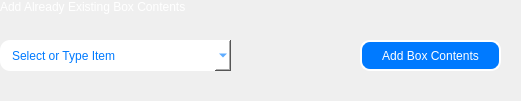
     <widget class="QFrame" name="frame_AddBox">
      <property name="geometry">
       <rect>
        <x>20</x>
        <y>160</y>
        <width>521</width>
        <height>101</height>
       </rect>
      </property>
      <property name="styleSheet">
       <string notr="true">font: 13pt &quot;Helvetica Neue&quot;;
border-radius:0px;</string>
      </property>
      <property name="frameShape">
       <enum>QFrame::StyledPanel</enum>
      </property>
      <property name="frameShadow">
       <enum>QFrame::Raised</enum>
      </property>
      <widget class="QPushButton" name="pushButton_AddContents">
       <property name="geometry">
        <rect>
         <x>360</x>
         <y>40</y>
         <width>141</width>
         <height>31</height>
        </rect>
       </property>
       <property name="palette">
        <palette>
         <active>
          <colorrole role="WindowText">
           <brush brushstyle="SolidPattern">
            <color alpha="255">
             <red>255</red>
             <green>255</green>
             <blue>255</blue>
            </color>
           </brush>
          </colorrole>
          <colorrole role="Button">
           <brush brushstyle="SolidPattern">
            <color alpha="255">
             <red>0</red>
             <green>122</green>
             <blue>255</blue>
            </color>
           </brush>
          </colorrole>
          <colorrole role="Text">
           <brush brushstyle="SolidPattern">
            <color alpha="255">
             <red>255</red>
             <green>255</green>
             <blue>255</blue>
            </color>
           </brush>
          </colorrole>
          <colorrole role="ButtonText">
           <brush brushstyle="SolidPattern">
            <color alpha="255">
             <red>255</red>
             <green>255</green>
             <blue>255</blue>
            </color>
           </brush>
          </colorrole>
          <colorrole role="Base">
           <brush brushstyle="SolidPattern">
            <color alpha="255">
             <red>0</red>
             <green>122</green>
             <blue>255</blue>
            </color>
           </brush>
          </colorrole>
          <colorrole role="Window">
           <brush brushstyle="SolidPattern">
            <color alpha="255">
             <red>0</red>
             <green>122</green>
             <blue>255</blue>
            </color>
           </brush>
          </colorrole>
          <colorrole role="PlaceholderText">
           <brush brushstyle="SolidPattern">
            <color alpha="128">
             <red>255</red>
             <green>255</green>
             <blue>255</blue>
            </color>
           </brush>
          </colorrole>
         </active>
         <inactive>
          <colorrole role="WindowText">
           <brush brushstyle="SolidPattern">
            <color alpha="255">
             <red>255</red>
             <green>255</green>
             <blue>255</blue>
            </color>
           </brush>
          </colorrole>
          <colorrole role="Button">
           <brush brushstyle="SolidPattern">
            <color alpha="255">
             <red>0</red>
             <green>122</green>
             <blue>255</blue>
            </color>
           </brush>
          </colorrole>
          <colorrole role="Text">
           <brush brushstyle="SolidPattern">
            <color alpha="255">
             <red>255</red>
             <green>255</green>
             <blue>255</blue>
            </color>
           </brush>
          </colorrole>
          <colorrole role="ButtonText">
           <brush brushstyle="SolidPattern">
            <color alpha="255">
             <red>255</red>
             <green>255</green>
             <blue>255</blue>
            </color>
           </brush>
          </colorrole>
          <colorrole role="Base">
           <brush brushstyle="SolidPattern">
            <color alpha="255">
             <red>0</red>
             <green>122</green>
             <blue>255</blue>
            </color>
           </brush>
          </colorrole>
          <colorrole role="Window">
           <brush brushstyle="SolidPattern">
            <color alpha="255">
             <red>0</red>
             <green>122</green>
             <blue>255</blue>
            </color>
           </brush>
          </colorrole>
          <colorrole role="PlaceholderText">
           <brush brushstyle="SolidPattern">
            <color alpha="128">
             <red>255</red>
             <green>255</green>
             <blue>255</blue>
            </color>
           </brush>
          </colorrole>
         </inactive>
         <disabled>
          <colorrole role="WindowText">
           <brush brushstyle="SolidPattern">
            <color alpha="255">
             <red>255</red>
             <green>255</green>
             <blue>255</blue>
            </color>
           </brush>
          </colorrole>
          <colorrole role="Button">
           <brush brushstyle="SolidPattern">
            <color alpha="255">
             <red>0</red>
             <green>122</green>
             <blue>255</blue>
            </color>
           </brush>
          </colorrole>
          <colorrole role="Text">
           <brush brushstyle="SolidPattern">
            <color alpha="255">
             <red>255</red>
             <green>255</green>
             <blue>255</blue>
            </color>
           </brush>
          </colorrole>
          <colorrole role="ButtonText">
           <brush brushstyle="SolidPattern">
            <color alpha="255">
             <red>255</red>
             <green>255</green>
             <blue>255</blue>
            </color>
           </brush>
          </colorrole>
          <colorrole role="Base">
           <brush brushstyle="SolidPattern">
            <color alpha="255">
             <red>0</red>
             <green>122</green>
             <blue>255</blue>
            </color>
           </brush>
          </colorrole>
          <colorrole role="Window">
           <brush brushstyle="SolidPattern">
            <color alpha="255">
             <red>0</red>
             <green>122</green>
             <blue>255</blue>
            </color>
           </brush>
          </colorrole>
          <colorrole role="PlaceholderText">
           <brush brushstyle="SolidPattern">
            <color alpha="128">
             <red>255</red>
             <green>255</green>
             <blue>255</blue>
            </color>
           </brush>
          </colorrole>
         </disabled>
        </palette>
       </property>
       <property name="cursor">
        <cursorShape>PointingHandCursor</cursorShape>
       </property>
       <property name="styleSheet">
        <string notr="true">background-color: rgb(0, 122, 255);
border-radius:10px;
border:2px solid white;
font: 700 13pt &quot;Helvetica Neue&quot;;
color:white;</string>
       </property>
       <property name="text">
        <string>Add Box Contents</string>
       </property>
      </widget>
      <widget class="QLabel" name="label_AddBox">
       <property name="styleSheet">
        <string notr="true">color:white;
font: 700 20pt &quot;Helvetica Neue&quot;;</string>
       </property>
       <property name="text">
        <string>Add Already Existing Box Contents</string>
       </property>
      </widget>
      <widget class="QComboBox" name="comboBox_Boxes">
       <property name="geometry">
        <rect>
         <x>0</x>
         <y>40</y>
         <width>231</width>
         <height>31</height>
        </rect>
       </property>
       <property name="styleSheet">
        <string notr="true">font: 13pt &quot;Helvetica Neue&quot;;
color:rgb(0, 122, 255);
background-color:white;
border-radius:10px;
padding-left:10px;
padding-right:10px;</string>
       </property>
       <property name="editable">
        <bool>true</bool>
       </property>
       <property name="currentText">
        <string>Select or Type Item</string>
       </property>
       <property name="placeholderText">
        <string>Select Item</string>
       </property>
      </widget>
      <widget class="QLabel" name="label_BoxException">
       <property name="geometry">
        <rect>
         <x>0</x>
         <y>80</y>
         <width>521</width>
         <height>16</height>
        </rect>
       </property>
       <property name="styleSheet">
        <string notr="true">color:rgb(255, 38, 0);</string>
       </property>
       <property name="text">
        <string/>
       </property>
       <property name="alignment">
        <set>Qt::AlignBottom|Qt::AlignLeading|Qt::AlignLeft</set>
       </property>
      </widget>
     </widget>
